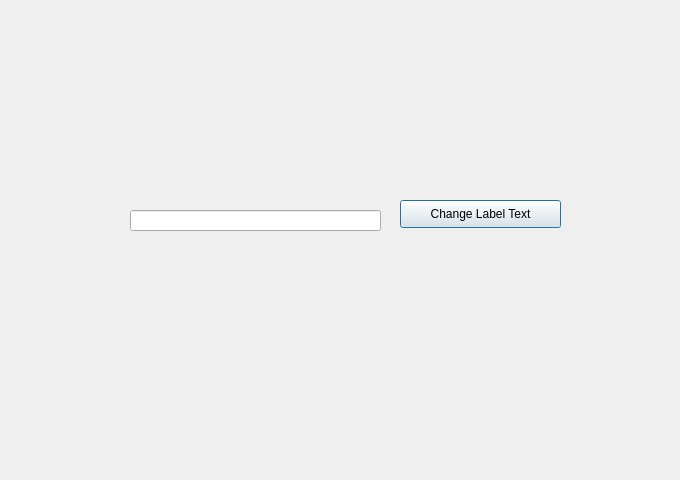
<?xml version="1.0" encoding="UTF-8"?>
<ui version="4.0">
 <class>Dialog</class>
 <widget class="QDialog" name="Dialog">
  <property name="geometry">
   <rect>
    <x>0</x>
    <y>0</y>
    <width>680</width>
    <height>480</height>
   </rect>
  </property>
  <property name="windowTitle">
   <string>Dialog</string>
  </property>
  <widget class="QPushButton" name="pushButton">
   <property name="geometry">
    <rect>
     <x>400</x>
     <y>200</y>
     <width>161</width>
     <height>28</height>
    </rect>
   </property>
   <property name="text">
    <string>Change Label Text</string>
   </property>
  </widget>
  <widget class="QLineEdit" name="lineEdit_2">
   <property name="geometry">
    <rect>
     <x>130</x>
     <y>210</y>
     <width>251</width>
     <height>21</height>
    </rect>
   </property>
  </widget>
  <widget class="QLabel" name="label">
   <property name="geometry">
    <rect>
     <x>130</x>
     <y>180</y>
     <width>251</width>
     <height>16</height>
    </rect>
   </property>
   <property name="text">
    <string/>
   </property>
  </widget>
 </widget>
 <resources/>
 <connections/>
</ui>
